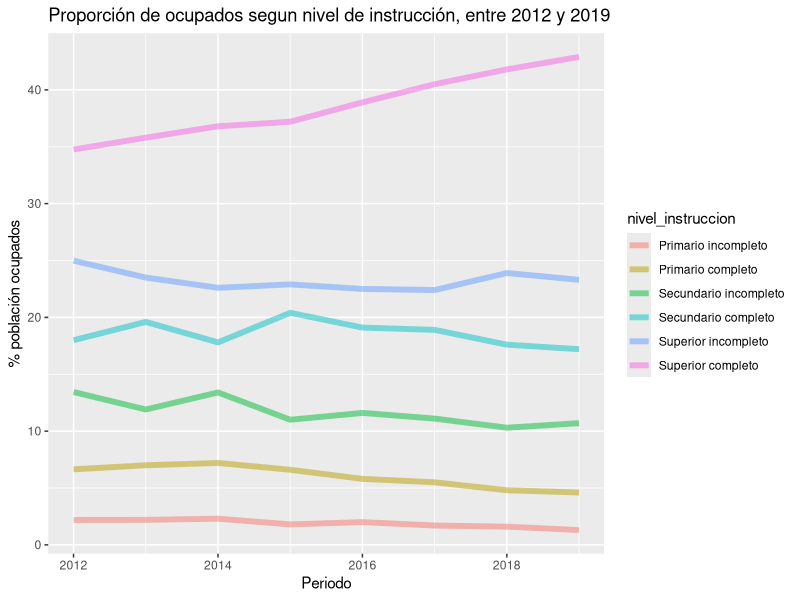
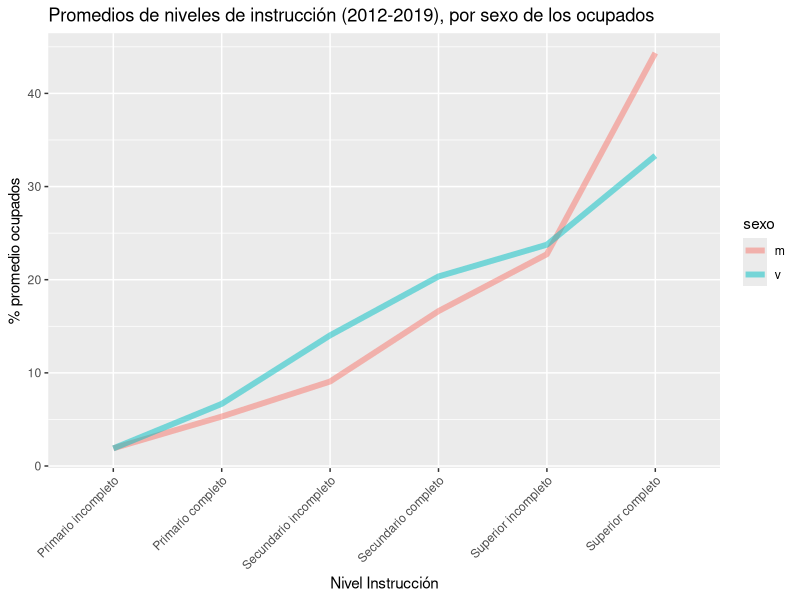
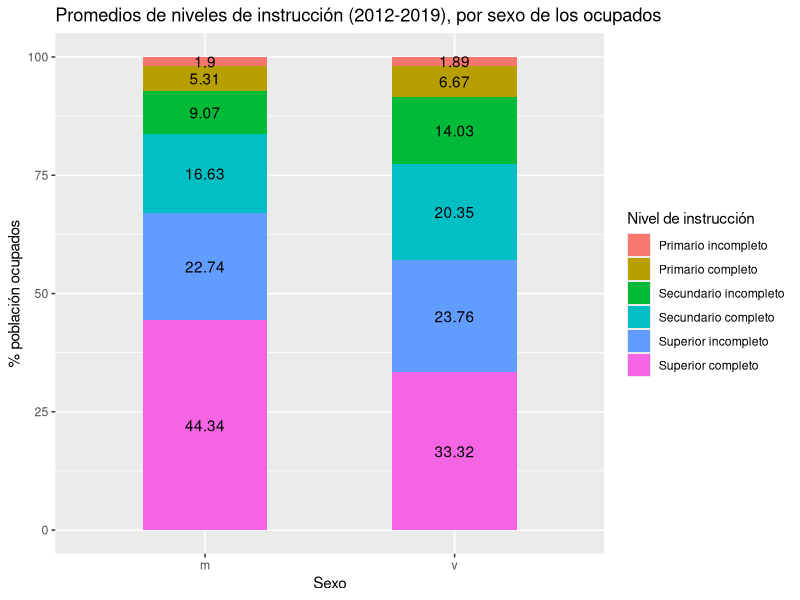
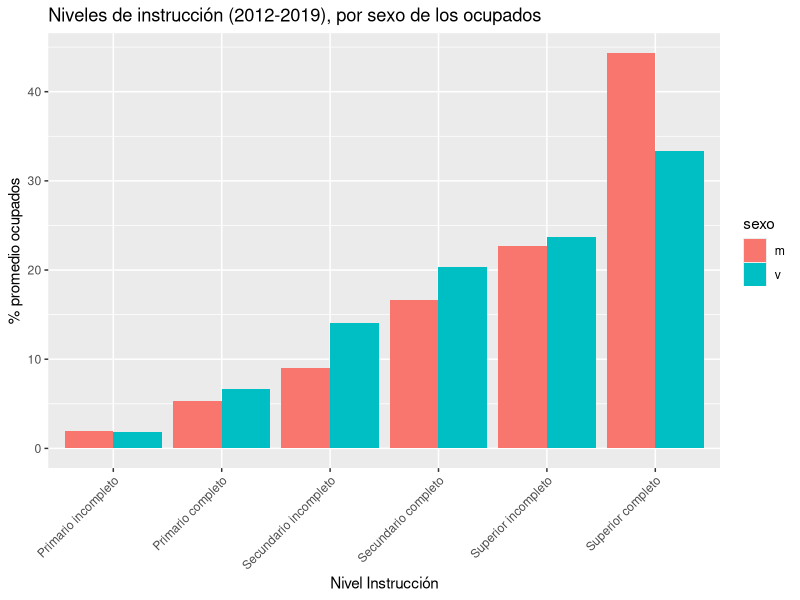
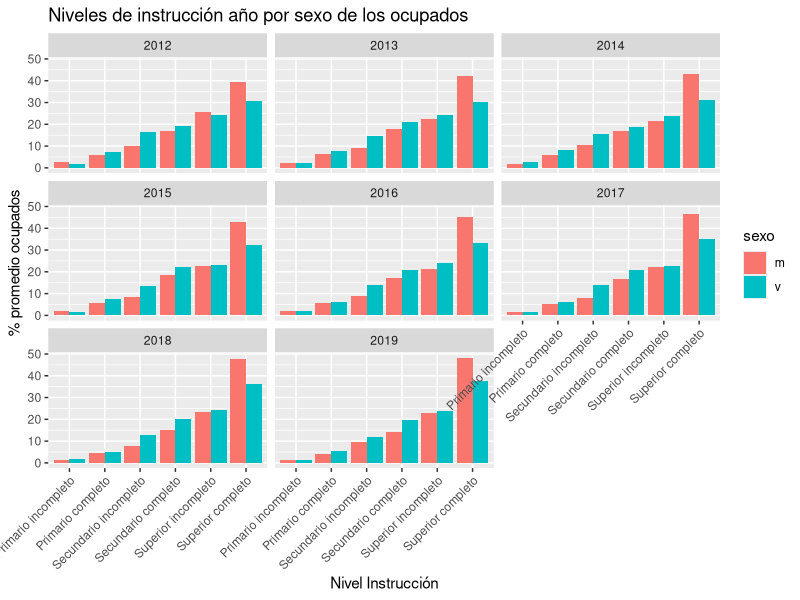
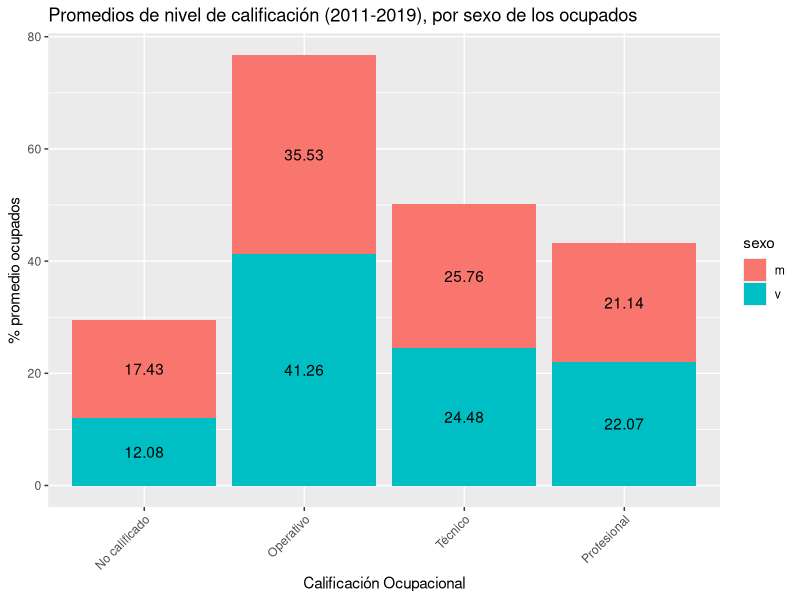

Source code (R) for these figures, in order:
## ---- chunk 1
knitr::opts_chunk$set(
	echo = TRUE,
	message = FALSE,
	warning = FALSE
)
 
# Cargar los paquetes necesarios acá
library(readr)
library(dplyr)
library(ggplot2)
library(tidyr)

## ---- chunk 2

## Lectura de los archivos

nivel_educativo_sexo_anio <- read_csv("datos/max_neduc_ocup_sexo__annio__n_instruc_limpio.csv")

## ---- chunk 3
head(nivel_educativo_sexo_anio,10)
## ---- chunk 4

## Exploración de los datos

#verificar tipo de datos data.frame
class(nivel_educativo_sexo_anio)

# nombres de las variables
names(nivel_educativo_sexo_anio)

#tipo de dato de las variables
str(nivel_educativo_sexo_anio)

#ver cantidad de filas (observaciones) y columnas (variables)

nrow(nivel_educativo_sexo_anio)
ncol(nivel_educativo_sexo_anio)


## ---- chunk 5
#verificamos que no haya valores nulos en el data.frame

any(is.na(nivel_educativo_sexo_anio$anio)) &
any(is.na(nivel_educativo_sexo_anio$sexo)) &
any(is.na(nivel_educativo_sexo_anio$nivel_instruccion)) &
any(is.na(nivel_educativo_sexo_anio$porc_poblacion))

## ---- chunk 6
#verificamos que todos los valores sean positivos en la columna porcentaje

filter(nivel_educativo_sexo_anio,porc_poblacion<0)


## ---- chunk 7
#Categorizamos por nivel de instrucción la variable "nivel_instruccion"  

nivel_educativo_sexo_anio <- nivel_educativo_sexo_anio |> mutate(nivel_instruccion=factor(nivel_instruccion, levels=c('Primario incompleto', 'Primario completo', 'Secundario incompleto', 'Secundario completo', 'Superior incompleto', 'Superior completo')))

## ---- chunk 8
nivel_educativo_sexo_anio |> 
  filter(sexo!='TOTAL') |>
  group_by(sexo, nivel_instruccion) |> 
  summarise(porcentaje_poblacion_media = mean(porc_poblacion),porcentaje_poblacion_sd = sd(porc_poblacion))|>
  knitr::kable()

## ---- chunk 9

nivel_educativo_sexo_anio |> 
  filter(sexo!='TOTAL') |>
  group_by(sexo, nivel_instruccion) |> 
  summarise(porcentaje_poblacion_max = max(porc_poblacion,na.rm=TRUE),porcentaje_poblacion_min = min(porc_poblacion,na.rm=TRUE), rango=max(porc_poblacion,na.rm=TRUE)-min(porc_poblacion,na.rm=TRUE))|>
  knitr:: kable()
            

## ---- chunk 10

nivel_educativo_sexo_anio|>
  filter(sexo=="TOTAL")|>
  ggplot(aes(anio,porc_poblacion))+
  geom_line(aes(group=nivel_instruccion,color=nivel_instruccion), size=2,alpha = 0.5)+
   labs(title = "Proporción de ocupados segun nivel de instrucción, entre 2012 y 2019",
        x = "Periodo", 
        y = "% población ocupados")

## ---- chunk 11
  nivel_educativo_sexo_anio|>
  filter(sexo != "TOTAL")|>
  group_by(nivel_instruccion, sexo)|>
    summarise(promedio_poblacion = round(mean(porc_poblacion),2))|>
  spread(sexo,promedio_poblacion) |> rename(Mujer=m,Varon=v)  |>
arrange(nivel_instruccion)|>
  knitr:: kable()

## ---- chunk 12
nivel_educativo_sexo_anio|>
  filter(sexo != "TOTAL")|>
  group_by(nivel_instruccion, sexo)|>
    summarise(promedio_poblacion = round(mean(porc_poblacion),2))|>
  ggplot(aes(nivel_instruccion,promedio_poblacion))+
  geom_line(aes(group=sexo,color=sexo), size=2,alpha = 0.5)+
  labs(title = "Promedios de niveles de instrucción (2012-2019), por sexo de los ocupados", x="Nivel Instrucción", y="% promedio ocupados")+
  theme(axis.text.x = element_text(angle = 45, vjust = 1, hjust=1))



## ---- chunk 13

nivel_educativo_sexo_anio|>
  filter(sexo != "TOTAL")|>
  group_by(nivel_instruccion, sexo)|>
  summarise(promedio_poblacion = round(mean(porc_poblacion),2))|>
  ggplot(aes(sexo, promedio_poblacion))+
  geom_col(aes(width = 0.5, fill = nivel_instruccion))+
  geom_text(aes(label = promedio_poblacion, group = factor(nivel_instruccion, level=c('Primario incompleto', 'Primario completo', 'Secundario incompleto', 'Secundario completo', 'Superior incompleto', 'Superior completo'))), position = position_stack(0.5))+
  scale_fill_discrete(name = "Nivel de instrucción")+
  labs(title = "Promedios de niveles de instrucción (2012-2019), por sexo de los ocupados", 
       x = "Sexo", 
       y="% población ocupados")

## ---- chunk 14
nivel_educativo_sexo_anio|>
  filter(sexo != "TOTAL")|>
  group_by(nivel_instruccion, sexo)|>
  summarise(promedio_poblacion = round(mean(porc_poblacion),2))|>
  ggplot() +  
  geom_bar(aes(x = nivel_instruccion, y = promedio_poblacion, fill = sexo),
           stat = 'identity', position = 'dodge')+
   labs(title = "Niveles de instrucción (2012-2019), por sexo de los ocupados", x="Nivel Instrucción", y="% promedio ocupados")+
  theme(axis.text.x = element_text(angle = 45, vjust = 1, hjust=1))

## ---- chunk 15

  #for(periodo in 2012:2019){
  #  p<- nivel_educativo_sexo_anio|>
  #    select(anio, sexo, nivel_instruccion, porc_poblacion)|>
  #    filter(sexo != "TOTAL" & anio==periodo)|>
  #    group_by(nivel_instruccion, sexo) 
  #  print(ggplot(p) +  
  #  geom_bar(aes(x = nivel_instruccion, y = porc_poblacion, fill = sexo),
  #           stat = 'identity', position = 'dodge')+
  #  labs(title = paste0("Niveles de instrucción año:", periodo, " por sexo de los ocupados"), x="Nivel Instrucción", y="% promedio ocupados")+
  #  theme(axis.text.x = element_text(angle = 45, vjust = 1, hjust=1)))
  #}

nivel_educativo_sexo_anio |> 
  filter(sexo != "TOTAL") |> 
  ggplot(aes(nivel_instruccion, porc_poblacion, fill = sexo)) +
  geom_col(position = 'dodge') +
  facet_wrap(~anio)+
  labs(title = paste0("Niveles de instrucción año por sexo de los ocupados"), x="Nivel Instrucción", y="% promedio ocupados")+
    theme(axis.text.x = element_text(angle = 45, vjust = 1, hjust=1))


## ---- chunk 16

calif_ocup_sexo_annio_calif_ocup_limpio <- read_csv("datos/calif_ocup_sexo__annio__calif_ocup_limpio.csv",na = "-")
## ---- chunk 17
colnames(calif_ocup_sexo_annio_calif_ocup_limpio)
## ---- chunk 18
calif_ocup_sexo_annio_calif_ocup_limpio <- calif_ocup_sexo_annio_calif_ocup_limpio |> 
  mutate(calificacion_ocupacional=factor(calificacion_ocupacional, level=c('No calificado', 'Operativo', 'Técnico', 'Profesional'))) 

## ---- chunk 19
calif_ocup_sexo_annio_calif_ocup_limpio|>
    group_by(sexo,calificacion_ocupacional)|> 
  summarise(promedio_poblacion = mean(porc_calif_ocupacional,na.rm=TRUE))|>
  filter(!is.na(calificacion_ocupacional))|>
  knitr:: kable()


## ---- chunk 20
calif_ocup_sexo_annio_calif_ocup_limpio$porc_calif_ocupacional <- as.numeric(calif_ocup_sexo_annio_calif_ocup_limpio$porc_calif_ocupacional, na.rm=TRUE)
## ---- chunk 21
calif_ocup_sexo_annio_calif_ocup_limpio|>
    filter(calificacion_ocupacional != "No sabe/no contesta")|>
    group_by(sexo,calificacion_ocupacional)|>
  summarise(promedio_calificacion = round(mean(porc_calif_ocupacional,na.rm=TRUE), 2))|>
  ggplot(aes(calificacion_ocupacional, promedio_calificacion , fill=sexo))+
  geom_col(position = "stack")+
  geom_text(aes(label = promedio_calificacion, group = factor(sexo)), position = position_stack(0.5))+
    labs(title = "Promedios de nivel de calificación (2011-2019), por sexo de los ocupados", x="Calificación Ocupacional", y="% promedio ocupados")+
  theme(axis.text.x = element_text(angle = 45, vjust = 1, hjust=1))

